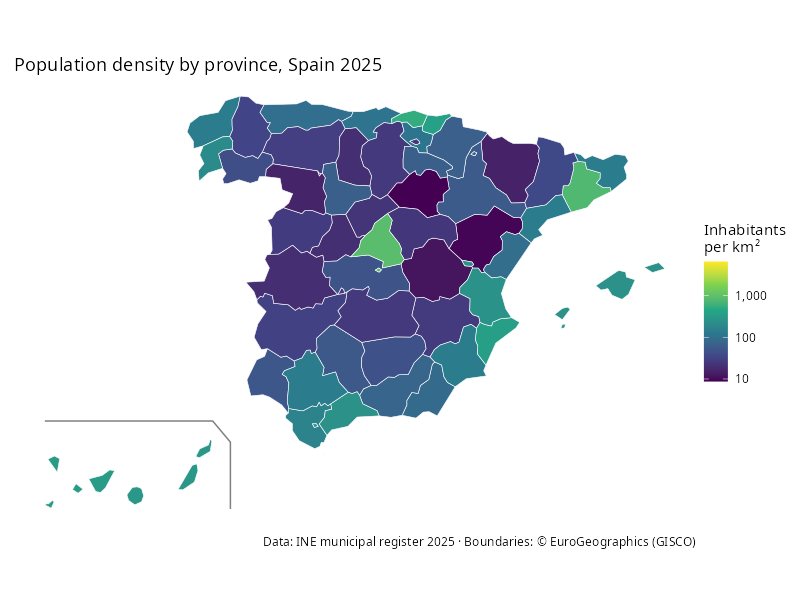

Recreate this plot in R.
#  ----------------------------------------------------------------------------
#  R PLOTS EXAMPLES
#  Spain Map: population density by province (choropleth with sf)
#  File: spain_map.R
#  Enrique Pérez Herrero
#  02/Sep/2015
#  ----------------------------------------------------------------------------
#
#  Run from this folder: Rscript spain_map.R  (needs an internet connection)
#  Province boundaries are downloaded by mapSpain from Eurostat GISCO
#  (© EuroGeographics for the administrative boundaries) and cached locally.
#  Population: mapSpain::pobmun25, INE municipal register 2025.

library(dplyr)
library(ggplot2)
library(sf)
library(mapSpain)

# Population by province, adding up the municipalities
population <- mapSpain::pobmun25 |>
    group_by(cpro) |>
    summarise(population = sum(pob25))

# Areas are measured on the real geometry: with moveCAN = TRUE the Canary
# Islands are shifted next to the peninsula, which would distort their area.
# The detailed 1:1M boundaries are used here; the 1:20M ones used for drawing
# shrink small provinces such as Ceuta and Melilla to less than half their size.
areas <- esp_get_prov(moveCAN = FALSE, resolution = "01") |>
    mutate(area_km2 = as.numeric(st_area(geometry)) / 1e6) |>
    st_drop_geometry() |>
    select(cpro, area_km2)

provinces <- esp_get_prov(moveCAN = TRUE, resolution = "20") |>
    left_join(population, by = "cpro") |>
    left_join(areas, by = "cpro") |>
    mutate(density = population / area_km2)

p_spain <- ggplot(provinces) +
    geom_sf(aes(fill = density), colour = "white", linewidth = .2) +
    geom_sf(data = esp_get_can_box(), colour = "grey50") +
    scale_fill_viridis_c(trans = "log10", labels = scales::label_comma(),
                         name = "Inhabitants\nper km²") +
    labs(title = "Population density by province, Spain 2025",
         caption = "Data: INE municipal register 2025 · Boundaries: © EuroGeographics (GISCO)") +
    theme_void() +
    theme(plot.margin = margin(10, 10, 10, 10))

ggsave("spain_map.png", p_spain, width = 8, height = 6, dpi = 100, bg = "white")
